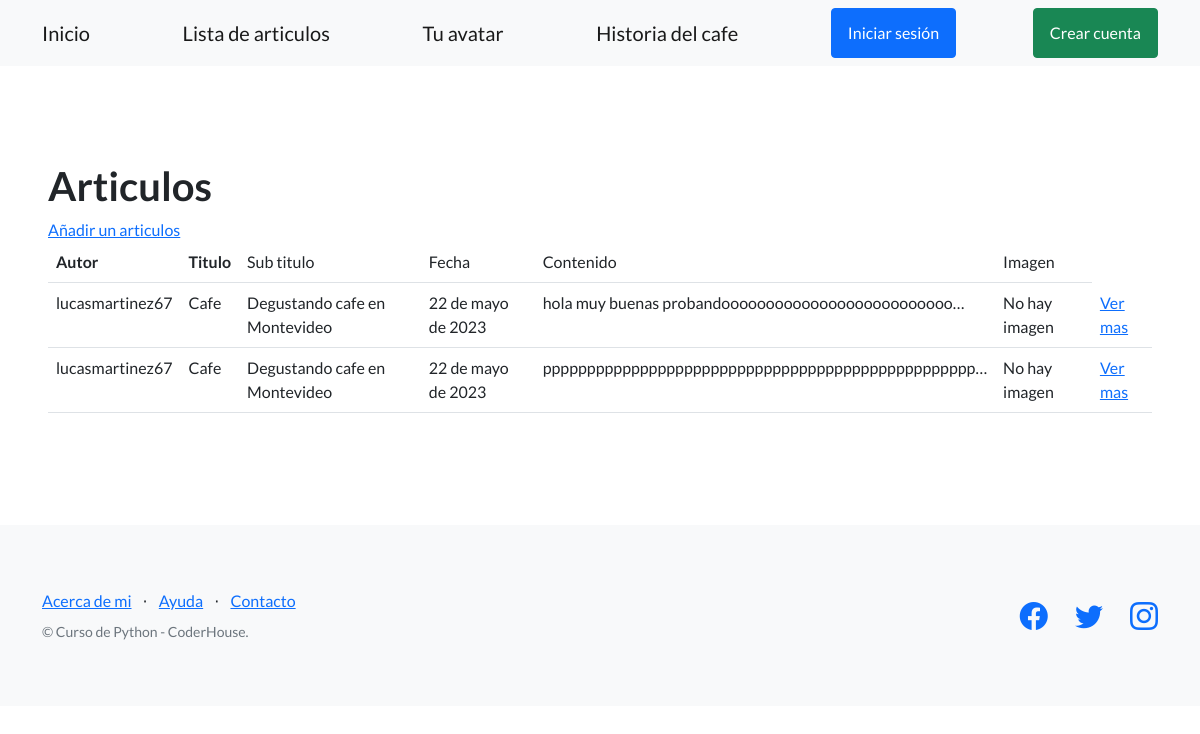
Before: /pages/articulos/ with the older database file.
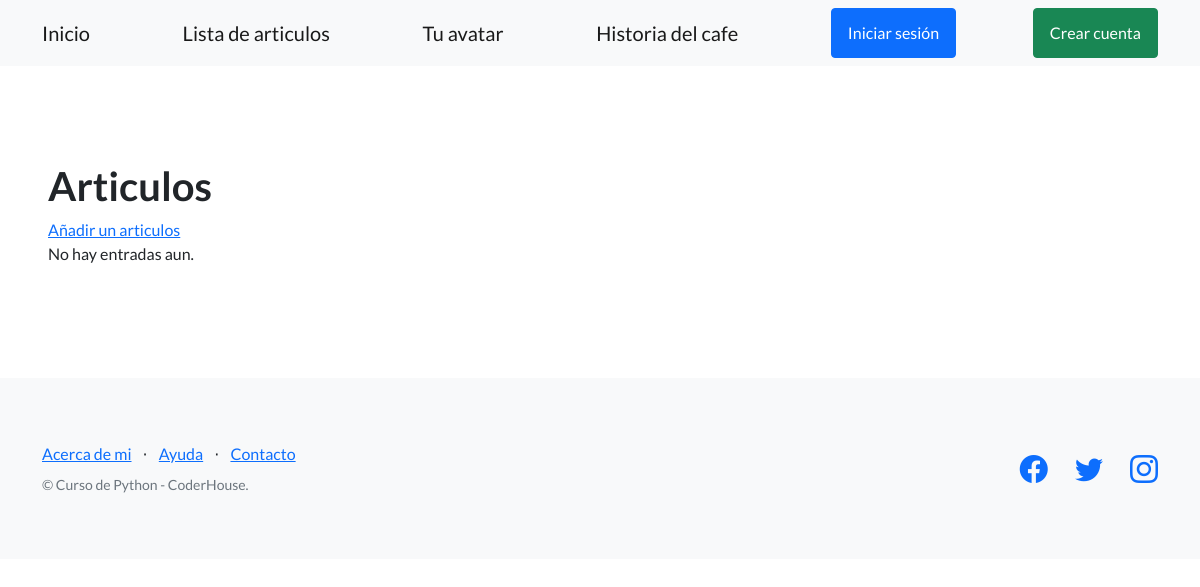
After: the same page with the newer database file.
### AppBlog/models.py (models this page shows, shortened)
class Articulo(models.Model):
    autor = models.ForeignKey(User, on_delete=models.SET_NULL, null=True)
    titulo = models.CharField(max_length=256)
    sub_titulo = models.CharField(max_length=256)
    fecha = models.DateField()
    contenido = models.TextField()
    imagen = models.ImageField(upload_to='articulo_imagenes/', null=True, blank=True)

### AppBlog/views.py (the view)
# urls.py: path('articulos/', views.ArticuloListView.as_view(), name="articulo_list"),
class ArticuloListView(ListView):
    model = Articulo
    template_name = 'AppBlog/articulo_list.html'
    def get_context_data(self, **kwargs):
        context = super().get_context_data(**kwargs)
        context['cantidad_articulos'] = self.get_queryset().count()
        return context

### AppBlog/templates/AppBlog/articulo_list.html (shortened to what this page needs)
{% extends "AppBlog/base.html" %}
{% block contenido %}
<section>
  <div>
    <h1>Articulos</h1>
    <a href="{% url 'crear_articulo' %}">Añadir un articulos</a>
  {% if cantidad_articulos > 0 %}
    <table class="table">
      <tbody>
        <tr>
          <th>Autor</th>
          <th>Titulo</th>
          <td>Sub titulo</td>
          <td>Fecha</td>
          <td>Contenido</td>
          <td>Imagen</td>
        </tr>
        {% for articulo in object_list %}
        <tr>
          <td>{{ articulo.autor }}</td>
          <td>{{ articulo.titulo }}</td>
          <td>{{ articulo.sub_titulo }}</td>
          <td>{{ articulo.fecha}}</td>
          <td>{{ articulo.contenido|truncatechars:50}}</td>
          <td>
            {% if articulo.imagen %}
            <img src="{{ articulo.imagen.url }}" alt="Imagen del articulo" style="max-height: 100px;">
            {% else %}
            No hay imagen
            {% endif %}
          </td>
          <td>
            <a href="{% url 'ver_articulo' articulo.id %}">Ver mas</a>
          </td>
        </tr>
        {% endfor %}
      </tbody>
    </table>
  {% else %}
    <p>No hay entradas aun.</p>
  {% endif %}
  </div>
</section>
{% endblock contenido %}

Changed rows visible on the page:
removed Articulo: autor "lucasmartinez67", titulo "Cafe", sub_titulo "Degustando cafe en Montevideo", fecha "22 de mayo de 2023", contenido "hola muy buenas probandoooooooooooooooooooooooooo…", shows "No hay imagen"
removed Articulo: autor "lucasmartinez67", titulo "Cafe", sub_titulo "Degustando cafe en Montevideo", fecha "22 de mayo de 2023", contenido "ppppppppppppppppppppppppppppppppppppppppppppppppp…", shows "No hay imagen"
Other visible differences:
text no longer shown: "Autor Titulo Sub titulo Fecha Contenido Imagen"
text now shown: "No hay entradas aun."
